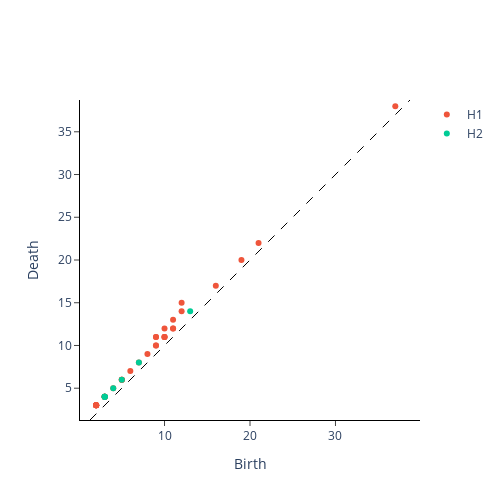

Write notebook code for a chart like this one.
### Code cell
persistence = VietorisRipsPersistence(
    metric="manhattan",
    homology_dimensions=(1,2))

diagram = persistence.fit_transform(df_codes_array[None,:,:])
plot_diagram(diagram[0])

### Figure 1 — Plotly figure (JSON) as saved in the notebook; plotly's stock layout.template omitted (floating-point values rounded to 4 significant figures)
{"data": [{"hoverinfo": "none", "line": {"color": "black", "dash": "dash", "width": 1}, "mode": "lines", "showlegend": false, "type": "scatter", "x": [1.28, 38.72], "y": [1.28, 38.72]}, {"hoverinfo": "text", "hovertext": ["(37.0, 38.0)", "(21.0, 22.0)", "(19.0, 20.0)", "(16.0, 17.0)", "(12.0, 14.0)", "(12.0, 15.0)", "(11.0, 13.0)", "(11.0, 12.0), multiplicity: 2", "(11.0, 12.0), multiplicity: 2", "(10.0, 11.0), multiplicity: 3", "(10.0, 11.0), multiplicity: 3", "(10.0, 12.0)", "(10.0, 11.0), multiplicity: 3", "(9.0, 11.0), multiplicity: 2", "(9.0, 10.0), multiplicity: 2", "(9.0, 10.0), multiplicity: 2", "(9.0, 11.0), multiplicity: 2", "(8.0, 9.0)", "(7.0, 8.0)", "(6.0, 7.0)", "(5.0, 6.0), multiplicity: 3", "(5.0, 6.0), multiplicity: 3", "(5.0, 6.0), multiplicity: 3", "(4.0, 5.0)", "(3.0, 4.0), multiplicity: 6", "(3.0, 4.0), multiplicity: 6", "(3.0, 4.0), multiplicity: 6", "(3.0, 4.0), multiplicity: 6", "(3.0, 4.0), multiplicity: 6", "(3.0, 4.0), multiplicity: 6", "(2.0, 3.0), multiplicity: 8", "(2.0, 3.0), multiplicity: 8", "(2.0, 3.0), multiplicity: 8", "(2.0, 3.0), multiplicity: 8", "(2.0, 3.0), multiplicity: 8", "(2.0, 3.0), multiplicity: 8", "(2.0, 3.0), multiplicity: 8", "(2.0, 3.0), multiplicity: 8"], "mode": "markers", "name": "H1", "type": "scatter", "x": [37, 21, 19, 16, 12, 12, 11, 11, 11, 10, 10, 10, 10, 9, 9, 9, 9, 8, 7, 6, 5, 5, 5, 4, 3, 3, 3, 3, 3, 3, 2, 2, 2, 2, 2, 2, 2, 2], "y": [38, 22, 20, 17, 14, 15, 13, 12, 12, 11, 11, 12, 11, 11, 10, 10, 11, 9, 8, 7, 6, 6, 6, 5, 4, 4, 4, 4, 4, 4, 3, 3, 3, 3, 3, 3, 3, 3]}, {"hoverinfo": "text", "hovertext": ["(13.0, 14.0)", "(7.0, 8.0)", "(5.0, 6.0)", "(4.0, 5.0)", "(3.0, 4.0), multiplicity: 4", "(3.0, 4.0), multiplicity: 4", "(3.0, 4.0), multiplicity: 4", "(3.0, 4.0), multiplicity: 4"], "mode": "markers", "name": "H2", "type": "scatter", "x": [13, 7, 5, 4, 3, 3, 3, 3], "y": [14, 8, 6, 5, 4, 4, 4, 4]}], "layout": {"height": 500, "plot_bgcolor": "white", "width": 500, "xaxis": {"autorange": false, "exponentformat": "e", "linecolor": "black", "linewidth": 1, "mirror": false, "range": [1.28, 38.72], "showexponent": "all", "showline": true, "side": "bottom", "ticks": "outside", "title": {"text": "Birth"}, "type": "linear", "zeroline": true}, "yaxis": {"autorange": false, "exponentformat": "e", "linecolor": "black", "linewidth": 1, "mirror": false, "range": [1.28, 38.72], "scaleanchor": "x", "scaleratio": 1, "showexponent": "all", "showline": true, "side": "left", "ticks": "outside", "title": {"text": "Death"}, "type": "linear", "zeroline": true}}}
